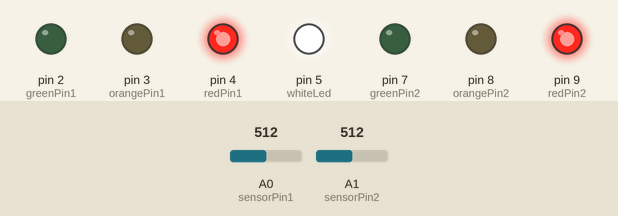
Simulated run of this sketch. Board: Arduino Uno, built with avr-gcc and run on an emulated ATmega328P. Shown: output pins drawn as LEDs (lit = HIGH). The test bench sets the inputs (shaded band); at power-on: A0 (sensorPin1) = 512, A1 (sensorPin2) = 512.

Above: at 1.2 s.
1.3 s: A0 (sensorPin1) set to 56
2.8 s: A0 (sensorPin1) set to 45
At 3.2 s:
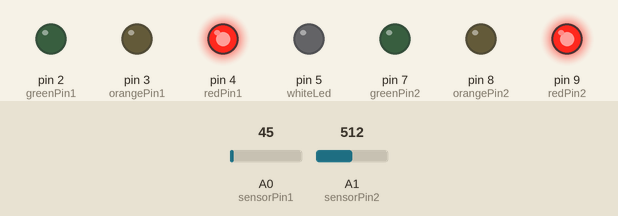
4.3 s: A1 (sensorPin2) set to 44
5.8 s: A1 (sensorPin2) set to 38
At 6.7 s:
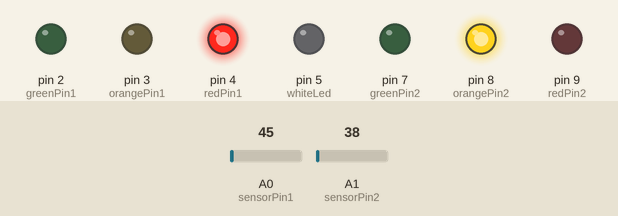
7.3 s: A1 (sensorPin2) set to 15
At 7.8 s:
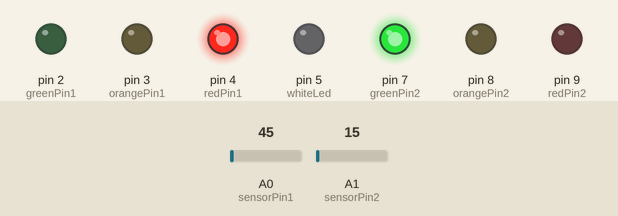
8.8 s: A0 (sensorPin1) set to 15
At 10.2 s:
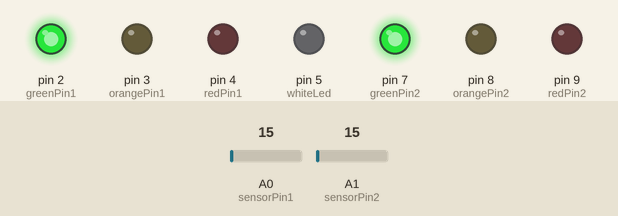
Timing chart, 0 to 11.3 s (numbered marks = the images above; inputs shaded):
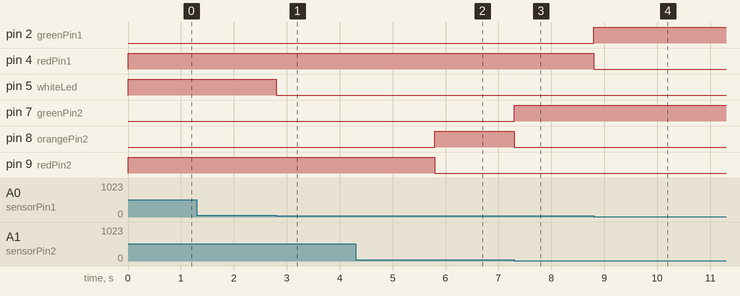

The sketch:

lab4.ino
```cpp
// Names: Siddarth & Mostafa
// Dates: Apr, 19, 2022
// Description: Code for interfacing unit lab 4

int greenPin1 = 2;
int orangePin1 = 3;
int redPin1 = 4;

int greenPin2 = 7;
int orangePin2 = 8;
int redPin2 = 9;

int whiteLed = 5;

int ledPins[][3] = {{greenPin1, orangePin1, redPin1},{greenPin2, orangePin2, redPin2}};

int sensorPin1 = 0;
int sensorPin2 = 1;

int sensorValue1, sensorValue2;

void setup() {
    // Sets the LED pins to output
    for (int i = 0; i < sizeof(ledPins)/sizeof(int); i++)
    {
        for (int j = 0; j < sizeof(ledPins[i])/sizeof(int); j++)
        {
            pinMode(ledPins[i][j], OUTPUT);
        }
    }
    pinMode(whiteLed, OUTPUT);
}

void loop(){
    sensorValue1 = analogRead(sensorPin1);
    sensorValue2 = analogRead(sensorPin2);

    int sensorValues[2] = {sensorValue1, sensorValue2};

    if (sensorValue1 > 50 && sensorValue2 > 50)
    {
        digitalWrite(whiteLed, HIGH);
    }
    else
    {
        digitalWrite(whiteLed, LOW);
    }

    for (int j = 0; j < sizeof(sensorValues)/sizeof(int); j++)
    {
        int currentSensorValue = sensorValues[j];
        int currentLeds[3];

        for (int i = 0; i < sizeof(ledPins[j])/sizeof(int); i++)
        {
            currentLeds[i] = ledPins[j][i];
        }

        if (currentSensorValue > 40)
        {
            for (int i = 0; i < sizeof(currentLeds)/sizeof(int); i++)
            {
                if (currentLeds[i] == redPin1 || currentLeds[i] == redPin2)
                {
                    digitalWrite(currentLeds[i], HIGH);
                }
                else
                {
                    digitalWrite(currentLeds[i], LOW);
                }
            }
        }
        else if (currentSensorValue > 25){
            for (int i = 0; i < sizeof(currentLeds)/sizeof(int); i++)
            {
                if (currentLeds[i] == orangePin1 || currentLeds[i] == orangePin2)
                {
                    digitalWrite(currentLeds[i], HIGH);
                }
                else
                {
                    digitalWrite(currentLeds[i], LOW);
                }
            }
        }
        else
        {
            for (int i = 0; i < sizeof(currentLeds)/sizeof(int); i++)
            {
                if (currentLeds[i] == greenPin1 || currentLeds[i] == greenPin2)
                {
                    digitalWrite(currentLeds[i], HIGH);
                }
                else
                {
                    digitalWrite(currentLeds[i], LOW);
                }
            }
        }
    }


}
```

Measured:
- the behaviour switches between 51 and 50 on A0 (sensorPin1) (found by bisection; images 0 and 1)
- the behaviour switches between 41 and 40 on A1 (sensorPin2) (found by bisection; images 1 and 2)
- after the input at 1.3 s, every drawn part: stays the same
- after the input at 2.8 s, pin 5 (whiteLed): HIGH → LOW at once
- after the input at 4.3 s, every drawn part: stays the same
- after the input at 5.8 s, pin 8 (orangePin2): LOW → HIGH at once; pin 9 (redPin2): HIGH → LOW at once
- after the input at 7.3 s, pin 7 (greenPin2): LOW → HIGH at once; pin 8 (orangePin2): HIGH → LOW at once
- after the input at 8.8 s, pin 2 (greenPin1): LOW → HIGH at once; pin 4 (redPin1): HIGH → LOW at once
